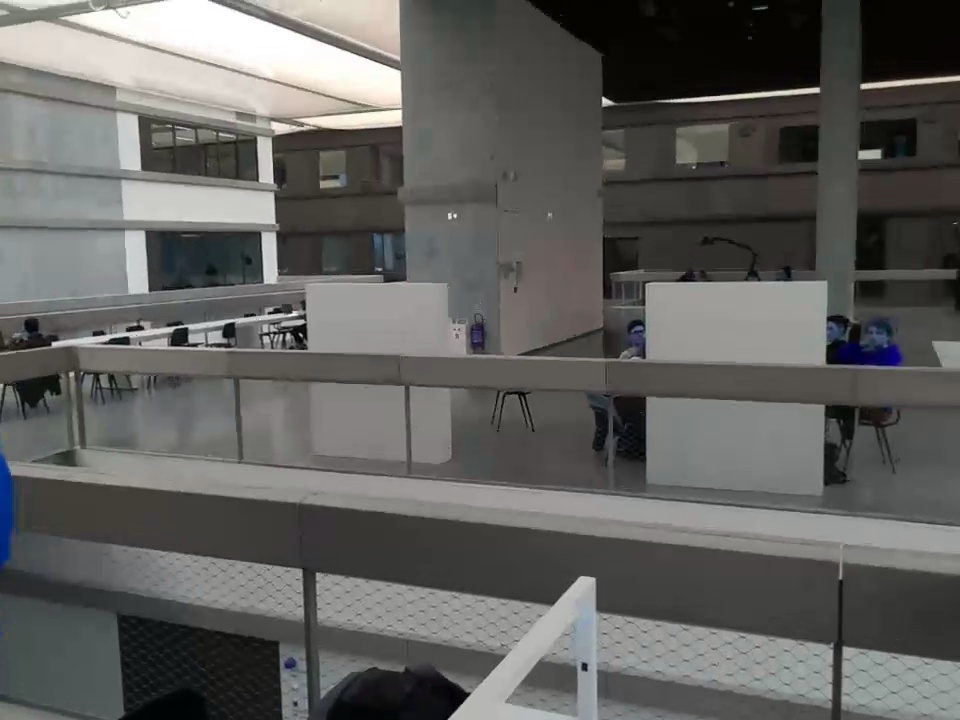
#> input picture drone.3.jpg, 960 x 720 px
$ jupyter execute 'Lab #1.ipynb'   (shell and % lines are left out)
#> lines starting #> are read from the running program, lines starting #| are printed output that depends on the picture; after the words box and inside, x2 and y2 are one past the last pixel; in counts of white or black regions, pixels touching at a corner belong together
[cell 1]

import cv2
import numpy as np
from matplotlib import pyplot as plt

[cell 2]
img = cv2.imread('drone.3.jpg')
#> img is the input picture: shape (720, 960, 3); mean B, G, R 94.3, 96.8, 96.9
hsv = cv2.cvtColor(img, cv2.COLOR_RGB2HSV)
#> hsv: shape (720, 960, 3); mean H, S, V 78.1, 27.5, 98.8

[cell 3]
fig = plt.figure(figsize=(16, 8), dpi= 80, facecolor='w', edgecolor='k')
plt.subplot(121), plt.imshow(img)
plt.subplot(122), plt.imshow(hsv)
plt.show()
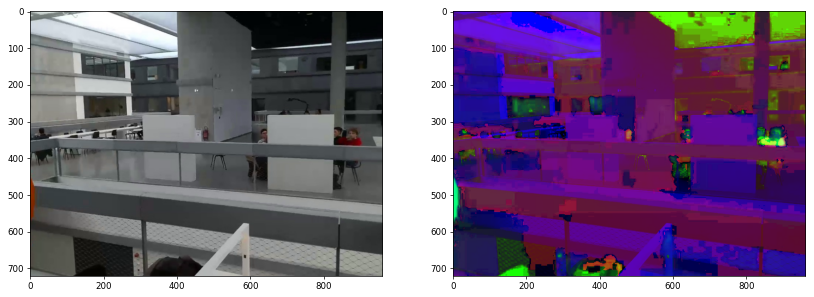
#> figure drawn by matplotlib, 2 panels; B, G, R data is drawn as R, G, B

[cell 4]
fe = img[300:360,460:500]
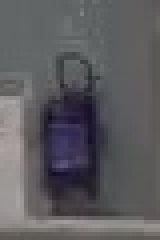
#> fe: shape (60, 40, 3) (shown 4 times larger); mean B, G, R 95.3, 91.5, 92.8
plt.imshow(fe)

[cell 5]
fe = cv2.GaussianBlur(fe, (3, 3), 1)

[cell 6]
edges = cv2.Canny(fe, 50, 200)
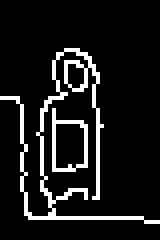
#> edges: shape (60, 40) (shown 4 times larger); 10.2% white in thin lines or dots, all inside (x1, y1, x2, y2) = (0, 12, 40, 56)

fig = plt.figure(figsize=(16, 8), dpi= 80, facecolor='w', edgecolor='k')
plt.subplot(121), plt.imshow(fe)
plt.subplot(122), plt.imshow(edges)
plt.show()
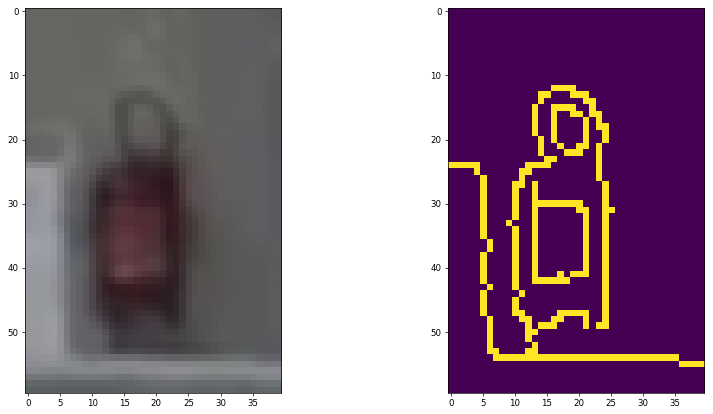
#> figure drawn by matplotlib, 2 panels; B, G, R data is drawn as R, G, B

[cell 7]
hsv[320+5,600+36]
#> Out = [10, 107, 43]

[cell 8]
lower_red = np.array([0,90,10])
upper_red = np.array([5,255,255])
low_hue_mask = cv2.inRange(hsv, lower_red, upper_red)
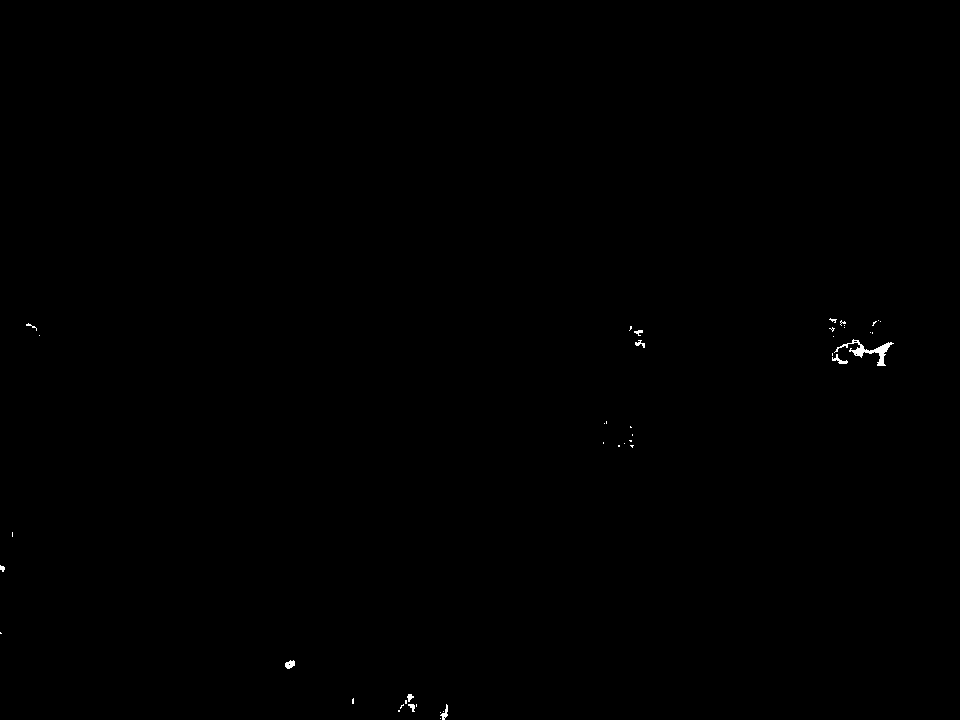
#> low_hue_mask: shape (720, 960); 0.13% white; 43 white regions (33 under 20 px), largest, box (x1, y1, x2, y2) and area: (834, 339, 894, 366) 383, (285, 660, 295, 669) 63, (832, 354, 848, 364) 60

# Range for upper range
lower_red = np.array([170,90,10])
upper_red = np.array([180,255,255])
high_hue_mask = cv2.inRange(hsv, lower_red, upper_red)
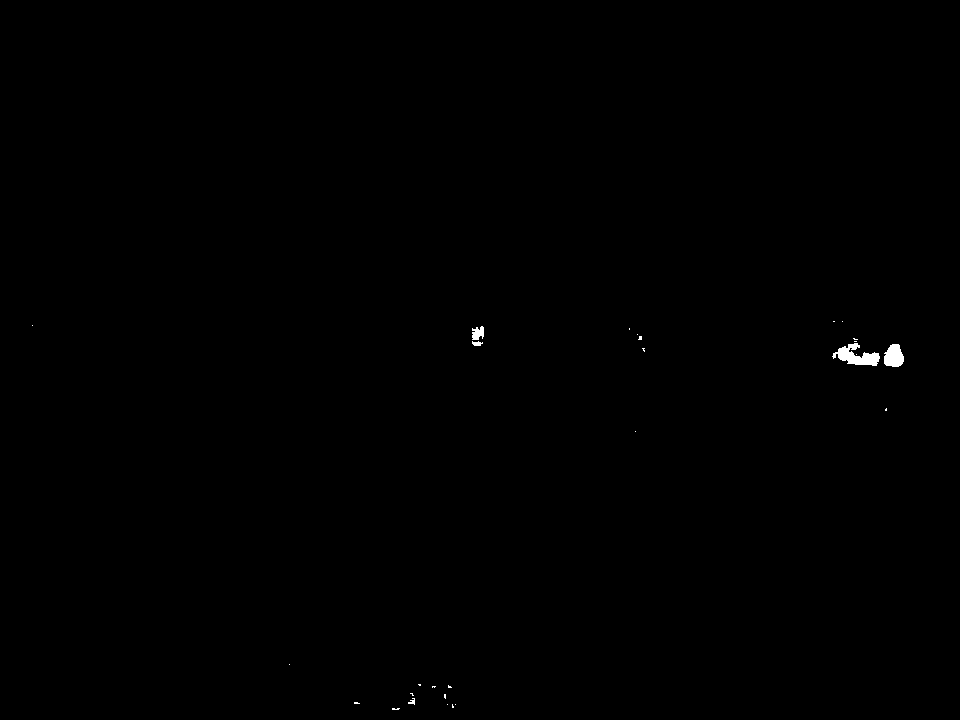
#> high_hue_mask: shape (720, 960); 0.18% white; 28 white regions (23 under 20 px), largest, box (x1, y1, x2, y2) and area: (832, 343, 880, 366) 559, (884, 344, 904, 367) 358, (472, 326, 484, 340) 126, (472, 341, 483, 346) 38, (408, 698, 415, 705) 27

# Generating the final mask to detect red color
mask = low_hue_mask + high_hue_mask
#> mask: shape (720, 960); 0.3% white; 48 white regions (36 under 20 px), largest, box (x1, y1, x2, y2) and area: (832, 338, 904, 367) 1373, (472, 326, 484, 340) 126, (407, 693, 415, 712) 99

[cell 9]
mask = cv2.morphologyEx(mask, cv2.MORPH_OPEN, np.ones((3,3), np.uint8))
#> mask: shape (720, 960); 0.26% white; 15 white regions (7 under 20 px), largest, box (x1, y1, x2, y2) and area: (832, 339, 904, 367) 1366, (472, 327, 484, 340) 106, (285, 661, 295, 669) 62
mask = cv2.morphologyEx(mask, cv2.MORPH_DILATE, np.ones((13,13), np.uint8))
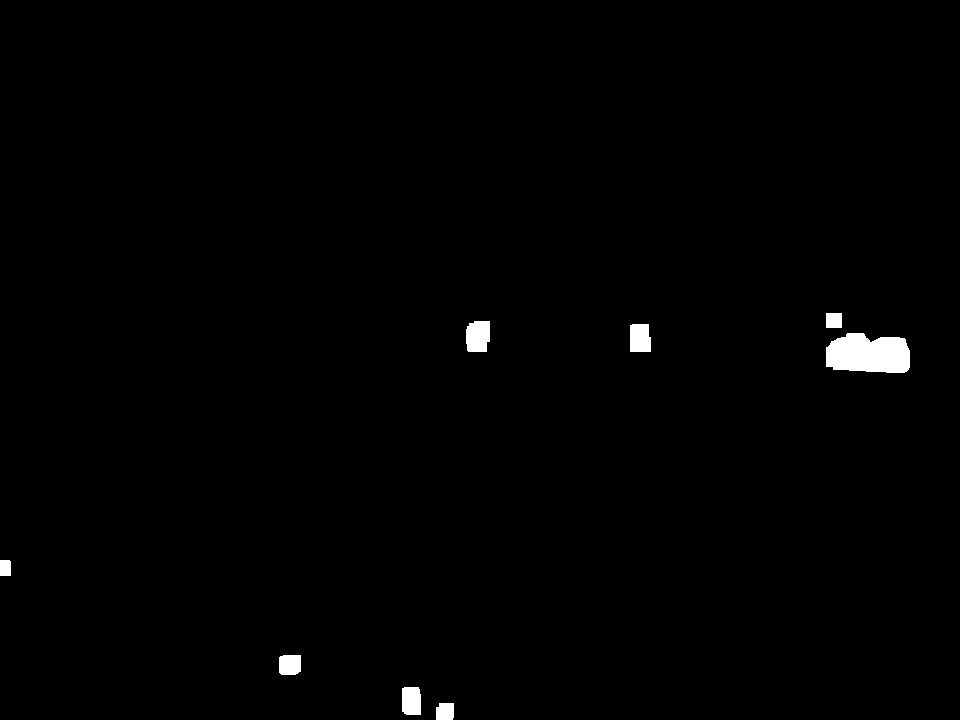
#> mask: shape (720, 960); 0.82% white; 8 white regions, largest, box (x1, y1, x2, y2) and area: (826, 333, 910, 373) 2793, (466, 321, 490, 352) 677, (630, 324, 651, 352) 560

# Segmenting the cloth out of the frame using bitwise and with the inverted mask
clipped_image_black = cv2.bitwise_and(img, img, mask=mask)

[cell 10]
clipped_image_white = clipped_image_black.copy()
clipped_image_white[np.any(clipped_image_white != [0, 0, 0], axis=-1)] = 255
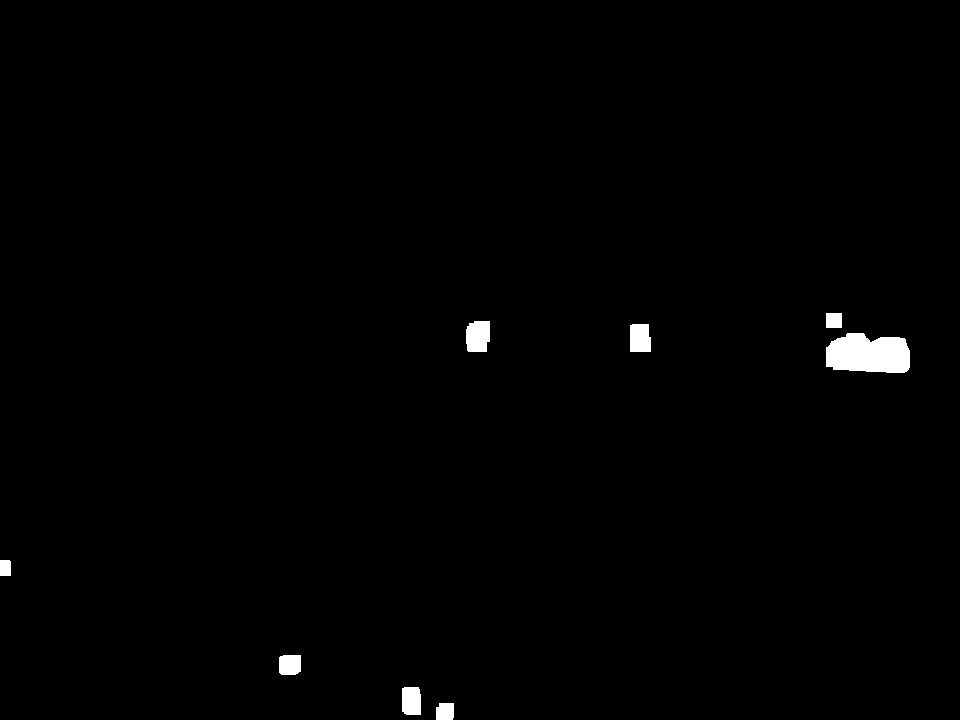
#> clipped_image_white: shape (720, 960, 3); 0.82% white; 8 white regions
clipped_image_white[np.any(clipped_image_white == [0, 0, 0], axis=-1)] = 0

[cell 11]
fig = plt.figure(figsize=(16, 8), dpi= 80, facecolor='w', edgecolor='k')
plt.subplot(121), plt.imshow(clipped_image_black)
plt.subplot(122), plt.imshow(clipped_image_white)

[cell 12]
np.any(clipped_image_white != [0, 0, 0], axis=-1)

[cell 13]
contours = cv2.findContours(mask, cv2.RETR_EXTERNAL, cv2.CHAIN_APPROX_SIMPLE)[-2]
#> contours = 8 contours; box (x1, y1, x2, y2) and area: (826, 333, 910, 373) 2682, (466, 321, 490, 352) 626, (630, 324, 651, 352) 513, (402, 687, 421, 715) 470, (279, 655, 301, 675) 384, (436, 703, 454, 720) 259, (826, 313, 842, 328) 210, (0, 560, 11, 576) 150

[cell 14]
# Filtering of contours
rectangleContours = []

for contour in contours:
    xg, yg, wg, hg = cv2.boundingRect(contour)
    if hg > wg:
        rectangleContours.append(contour)
#> this loop made 8 passes
#> (xg, yg, wg, hg) on passes 1 to 7: (436, 703, 18, 17), (402, 687, 19, 28), (279, 655, 22, 20), (0, 560, 11, 16), (826, 333, 84, 40), (630, 324, 21, 28), (466, 321, 24, 31)
#> after the loop, rectangleContours = 4 contours; box (x1, y1, x2, y2) and area: (466, 321, 490, 352) 626, (630, 324, 651, 352) 513, (402, 687, 421, 715) 470, (0, 560, 11, 576) 150

[cell 15]
red_area = max(rectangleContours, key=cv2.contourArea)
#> red_area = contour of 18 points, box (x1, y1, x2, y2) (466, 321, 490, 352), area 626
xg, yg, wg, hg = cv2.boundingRect(red_area)
#> xg = 466; yg = 321; wg = 24; hg = 31
rectangle = cv2.rectangle(img, (xg, yg), (xg+wg, yg+hg), (0, 255, 0), 2)

$ run again, with drone.1.jpg copied over drone.3.jpg
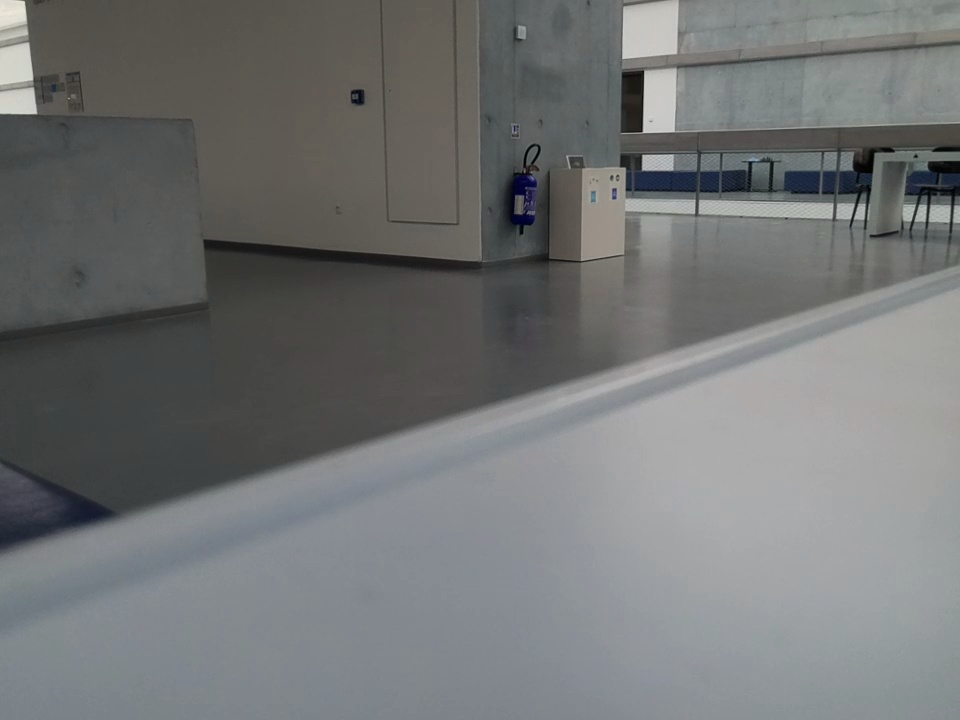
#> input picture drone.1.jpg, 960 x 720 px
#> img is the input picture: shape (720, 960, 3); mean B, G, R 116.5, 116.3, 114.3
#> hsv: shape (720, 960, 3); mean H, S, V 47.7, 16.4, 118.9
#> edges: shape (60, 40); every value is 0
#> `plt.show()`:
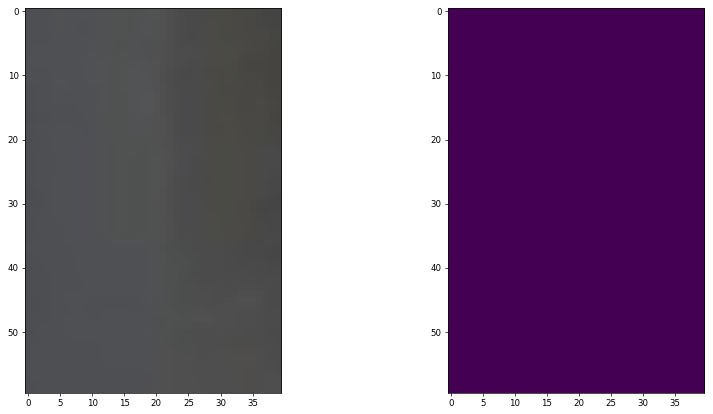
#> figure drawn by matplotlib, 2 panels; B, G, R data is drawn as R, G, B
#> Out = [114, 11, 119]
#> low_hue_mask: shape (720, 960); 0.09% white; 30 white regions (27 under 20 px), largest, box (x1, y1, x2, y2) and area: (508, 173, 535, 224) 273, (66, 502, 104, 512) 175, (518, 175, 537, 189) 119
#> high_hue_mask: shape (720, 960); 0.07% white; 7 white regions (4 under 20 px), largest, box (x1, y1, x2, y2) and area: (515, 173, 536, 220) 409, (512, 196, 515, 207) 30, (532, 179, 537, 185) 22
#> `clipped_image_white[np.any(clipped_image_white != [0, 0, 0], axis=-1)]..`:
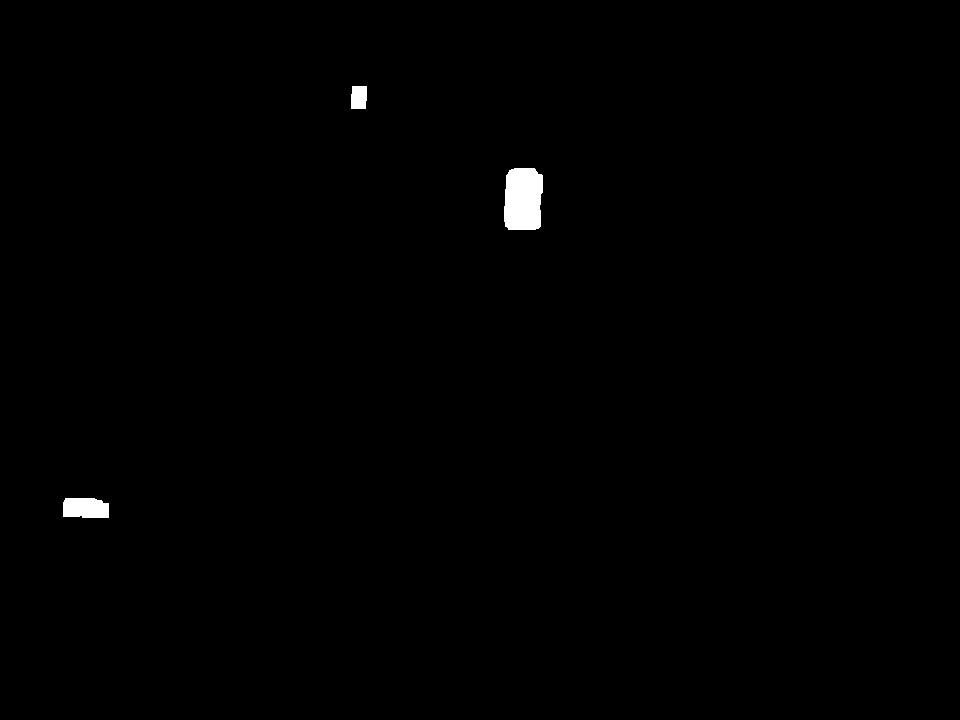
#> clipped_image_white: shape (720, 960, 3); 0.49% white; 3 white regions
#> contours = 3 contours; box (x1, y1, x2, y2) and area: (504, 168, 543, 230) 2104, (63, 498, 109, 518) 786, (351, 86, 367, 109) 315
#> the loop `for contour in contours:` made 3 passes
#> (xg, yg, wg, hg) on passes 1 to 3: (63, 498, 46, 20), (504, 168, 39, 62), (351, 86, 16, 23)
#> after the loop `for contour in contours:`: rectangleContours = 2 contours; box (x1, y1, x2, y2) and area: (504, 168, 543, 230) 2104, (351, 86, 367, 109) 315
#> red_area = contour of 37 points, box (x1, y1, x2, y2) (504, 168, 543, 230), area 2104
#> `xg, yg, wg, hg = cv2.boundingRect(red_area)`: xg = 504; yg = 168; wg = 39; hg = 62
